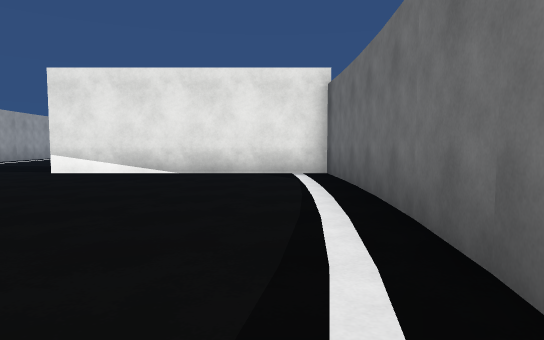
view 1 (above)

24 first-person views from a walk through a 3-D level made in the Unity game engine. The camera is 1.2 m above the floor, tilts 4° down and sees 75° across. The floor is counted in squares, 2 m on a side. Each view is taken from the middle of a square. On the plan, view 1 faces up. The plan holds only what a view shows up to about 10 squares ahead; the rest is blank. The place goes on beyond the plan. Surface patterns are stand-ins for the level's own textures.

view 2
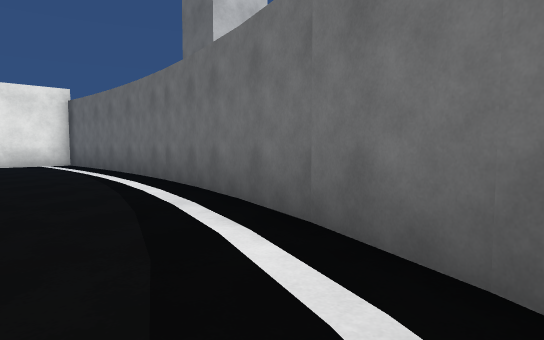

view 3
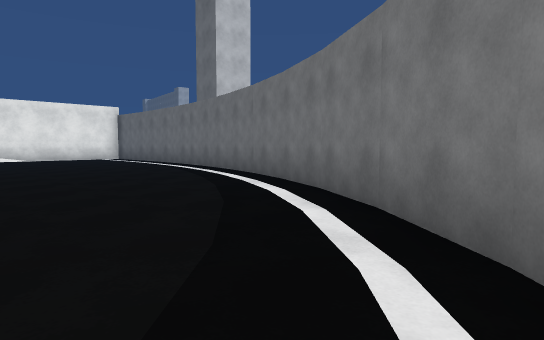

view 4
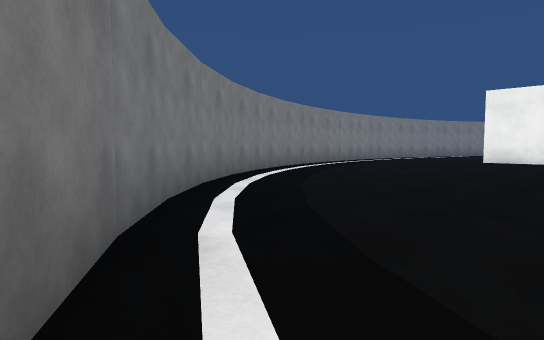

view 5
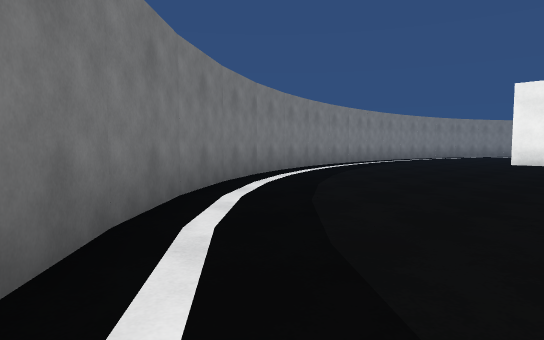

view 6
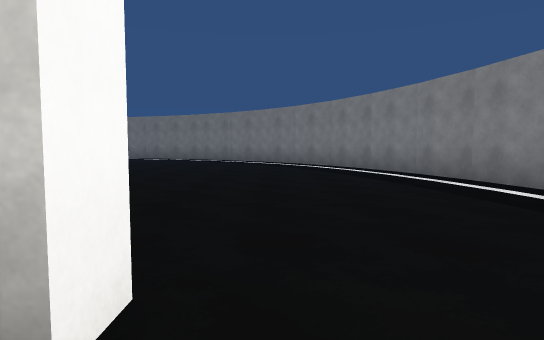

view 7
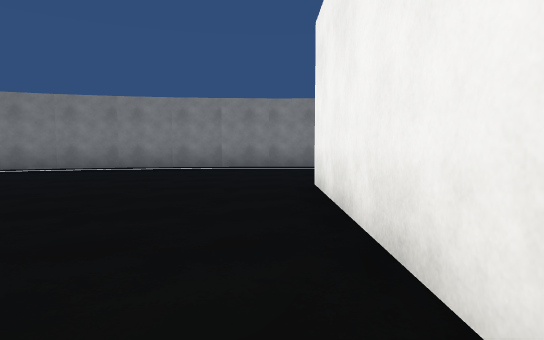

view 8
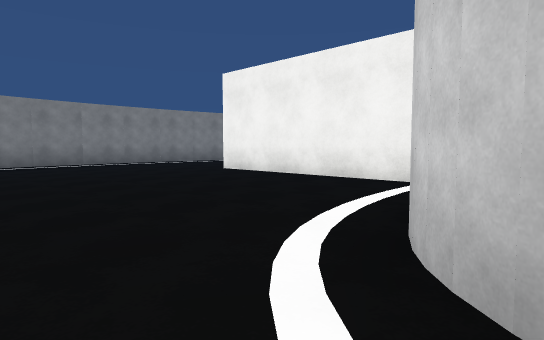

view 9
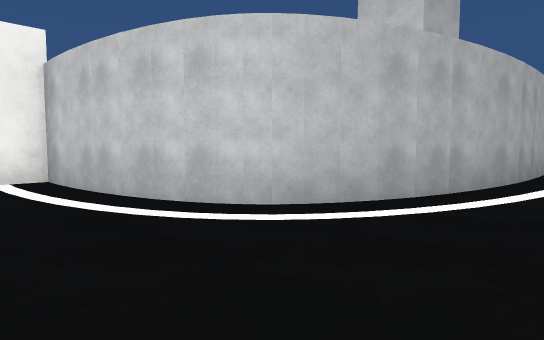

view 10
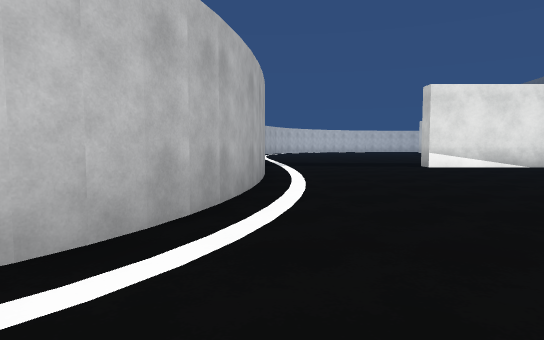

view 11
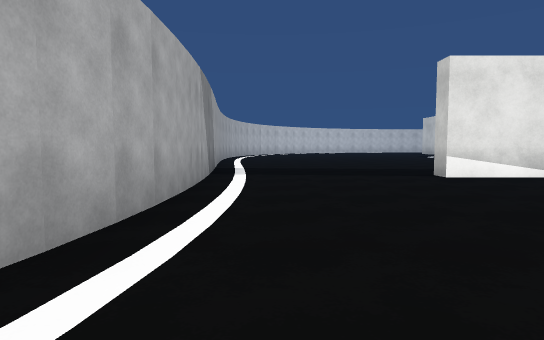

view 12
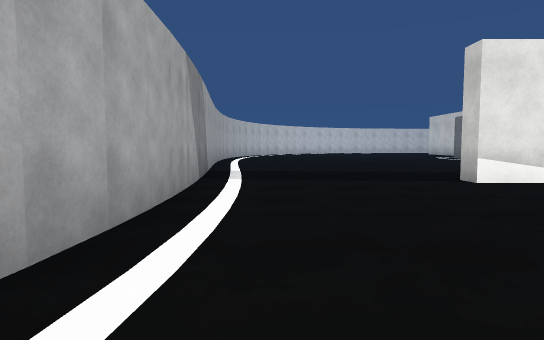

view 13
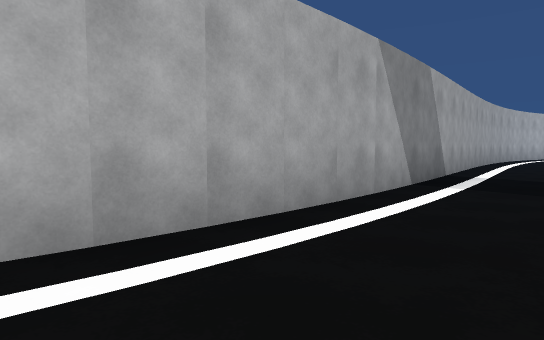

view 14
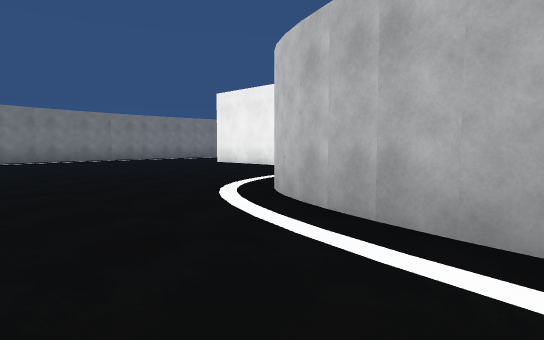

view 15
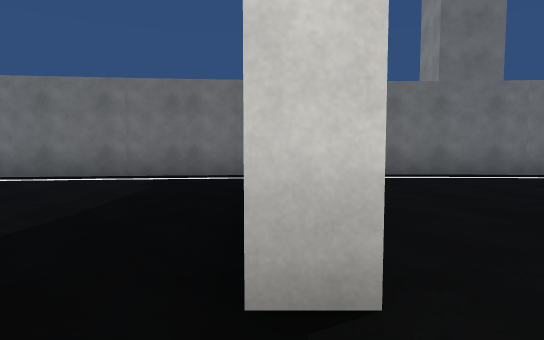

view 16
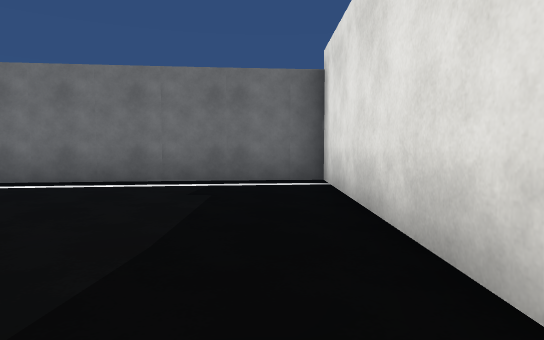

view 17
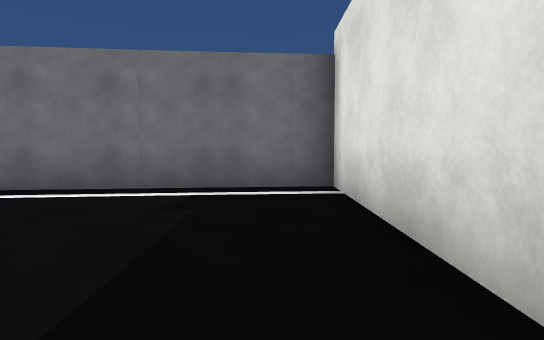

view 18
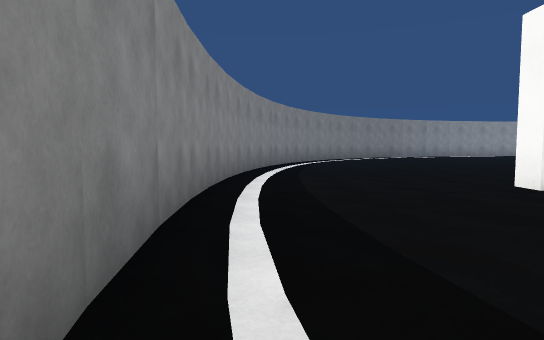

view 19
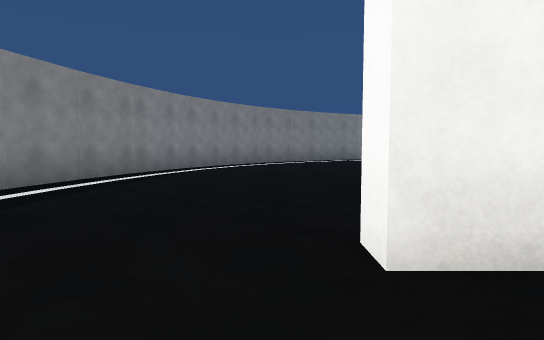

view 20
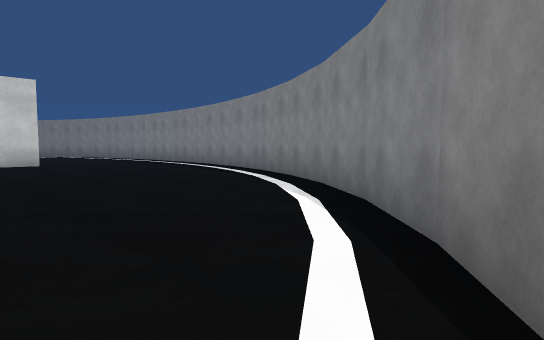

view 21
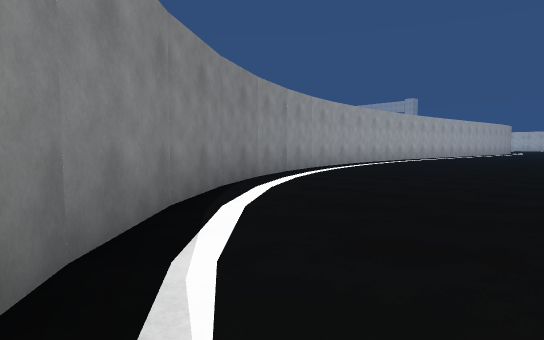

view 22
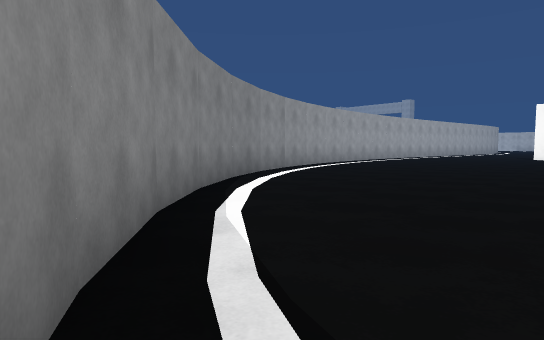

view 23
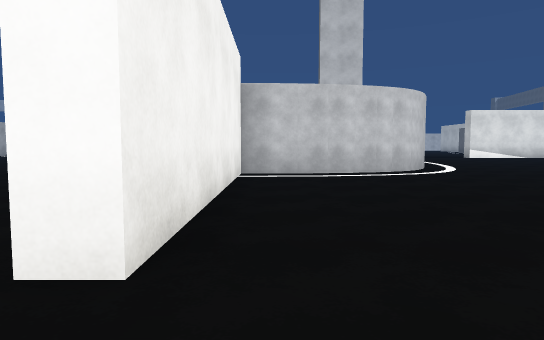

view 24
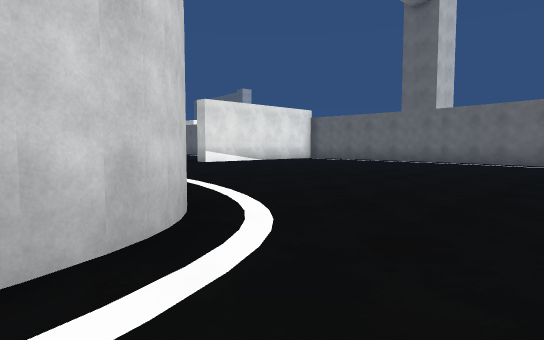

### Floor plan
Points are (right, up) in squares from view 1. A wall is a line through its corners. A room is listed if a view was taken in it or the views show most of it. See-through windows are left out.
Room 1 (views 1, 2, 3, 4, 5, 6, 7, 8, 9, 10, 11, 12, 13, 14, 15, 16, 17, 18, 19, 20, 21, 22, 23, 24)
walls: (-14.1, -1.5) (-14.7, -1.5) (-14.7, -7.5) (-15.2, -7.5) (-15.2, -6.5); (-12.7, -1.4) (-14.2, -1.6); (-11.7, -1.1) (-12.9, -1.5); (-11.2, -1) (-11.7, -1.2); (-10.3, -0.2) (-10.6, -0.5); (-10.1, 0.2) (-10.3, -0.3); (-9.9, 0.5) (-10.1, 0.1); (-9.3, 3) (-9.5, 1.6) (-9.9, 0.4); (-9.1, 6.2) (-9.2, 2.9); (-12.6, -11.9) (-8.5, -11.2); (-15.2, -12) (-12.6, -11.8); (-16.5, -11.8) (-15.1, -11.9); (-8.5, -11.1) (-7, -10.5); (-7.1, -10.5) (-5.5, -9.7); (-20.7, -11.1) (-16.5, -11.9); (-5.6, -9.8) (-4.2, -8.8) (-3, -7.6) (-1.9, -6.3); (-22.2, -10.3) (-20.5, -11); (-23.6, -9.5) (-22.1, -10.4); (-25.1, -8.4) (-23.6, -9.6); (-1.9, -6.4) (-1.1, -5); (-1.1, -5.1) (-0.3, -3.5); (-26.3, -7.1) (-24.9, -8.6); (-0.4, -3.7) (0.7, -0.9); (-27.2, -5.8) (-26.2, -7.2); (-28, -4.3) (-27.2, -5.9); (-3.9, 8.1) (1.2, 8.1) (0.7, 12.6); (0.5, -1) (0.9, 0.5); (0.9, 0.3) (1.4, 5.3); (-29.1, -0.9) (-28.6, -2.9) (-28, -4.4); (-9.4, 12.5) (-9.2, 6.1); (1.3, 5.2) (1.2, 6.5); (1.4, 6.4) (1.2, 7.6) (-4.7, 7.6) (-4.7, 8.1)

Positions as (right, up) in squares from view 1, and headings:
1: (0, 0), facing up
2: (-2, -4), facing up-right
3: (-5, -8), facing up-right
4: (-1, -4), facing down-left
5: (-2, -5), facing down-left
6: (-16, -8), facing right
7: (-14, -2), facing down
8: (-9, 0), facing down-left
9: (-8, -3), facing up-left
10: (-9, -2), facing up
11: (-8, 1), facing up
12: (-8, 2), facing up
13: (-7, 3), facing up-left
14: (-7, 3), facing down-left
15: (-6, 8), facing right
16: (-5, 9), facing right
17: (-4, 9), facing right
18: (-10, -11), facing left
19: (-13, -8), facing left
20: (-27, -5), facing down-right
21: (-23, -9), facing up-left
22: (-22, -10), facing up-left
23: (-14, -9), facing up
24: (-12, -3), facing up-right
